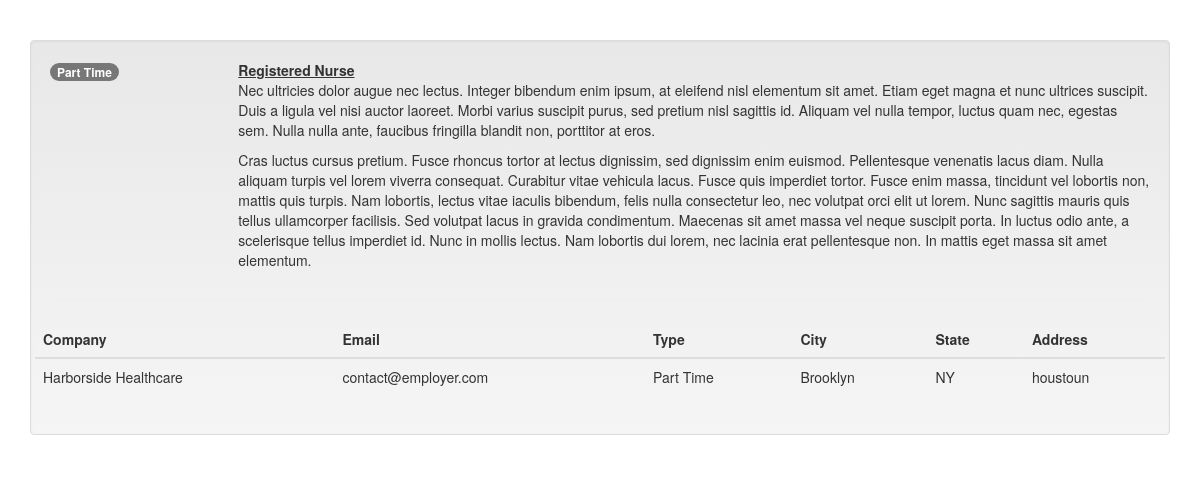
The page /files/jobs.php?pk=3 on the database its author committed.
### tables this page shows
CREATE TABLE `Types` (
  `id` int(11) NOT NULL,
  `name` varchar(100) NOT NULL,
  `color` varchar(100) NOT NULL
);

CREATE TABLE `jobs` (
  `id` int(11) NOT NULL,
  `category_id` int(11) NOT NULL,
  `user_id` int(11) NOT NULL,
  `type_id` int(11) NOT NULL,
  `company_name` varchar(100) NOT NULL,
  `title` varchar(100) NOT NULL,
  `description` text NOT NULL,
  `city` varchar(100) NOT NULL,
  `state` varchar(100) NOT NULL,
  `contact_email` varchar(100) NOT NULL,
  `created` datetime DEFAULT NULL,
  `Company_id` int(11) NOT NULL
);

CREATE TABLE `Company` (
  `id` int(11) NOT NULL,
  `companyName` varchar(50) NOT NULL,
  `address` varchar(100) NOT NULL
);

### files/jobs.php (the view)
<?php include('incs/head.php'); ?>
<body>
	<div class="container"><br><br>
		<?php
		if(isset($_GET['pk'])){
			$key = $_GET['pk'];
			$jobs = "SELECT * FROM jobs WHERE id = $key";
			$get  = mysqli_query($con, $jobs);
				while($row = mysqli_fetch_assoc($get)){
					$companyName   = $row['company_name'];
					$type_id	   = $row['type_id'];
					$title         = $row['title'];
					$description   = $row['description'];
					$city          = $row['city'];
					$state         = $row['state'];
					$contact_email = $row['contact_email'];
					$Company_id    = $row['Company_id'];
					$type = "SELECT id, name, color FROM types WHERE $type_id = id";
					$getType = mysqli_query($con, $type);
					while($row = mysqli_fetch_assoc($getType)){
						$typename = $row['name'];
						$typecolor = $row['color'];
					}
					$company = "SELECT id, address FROM company WHERE $Company_id = id";
					$getcompany = mysqli_query($con, $company);
					while($row = mysqli_fetch_assoc($getcompany)){
						$address   = $row['address'];
					}
				}
			}
		?>
		<div class="well">
			<div class="row">
				<div class="col-xs-2"><div class="badge <?php echo $typecolor; ?>"><?php echo $typename; ?></div></div>
				<div class="col-xs-10">
					<b><u><?php echo $title; ?></u></b><br>
					<?php echo $description; ?>
				</div>
			</div>
			<hr>
			<div class="row">
				<table class="table">
				    <thead>
				      <tr>
				        <th>Company</th>
				        <th>Email</th>
				        <th>Type</th>
				        <th>City</th>
				        <th>State</th>
				        <th>Address</th>
				      </tr>
				    </thead>
				    <tbody>
				      <tr>
				        <td><?php echo $companyName; ?></td>
				        <td><?php echo $contact_email; ?></td>
				        <td><?php echo $typename; ?></td>
				        <td><?php echo $city; ?></td>
				        <td><?php echo $state; ?></td>
				        <td><?php echo $address; ?></td>
				      </tr>
				    </tbody>
				  </table>
			</div>
		</div>
	</div>
</body>

### rows shown on the page
types: name "Part Time"
jobs: title "Registered Nurse", description "Nec ultricies dolor augue nec lectus. Integer bibendum enim ipsum, at eleifend nisl elementum sit amet. Etiam eget magna et nunc ultrices suscipit. Duis a ligula vel nisi auctor laoreet. Morbi varius suscipit purus, sed pretium nisl sagittis id. Aliquam vel nulla tempor, luctus quam nec, egestas sem. Nulla nulla ante, faucibus fringilla blandit non, porttitor at eros. Cras luctus cursus pretium. Fusce rhoncus tortor at lectus dignissim, sed dignissim enim euismod. Pellentesque venenatis lacus diam. Nulla aliquam turpis vel lorem viverra consequat. Curabitur vitae vehicula lacus. Fusce quis imperdiet tortor. Fusce enim massa, tincidunt vel lobortis non, mattis quis turpis. Nam lobortis,…", company_name "Harborside Healthcare", contact_email "contact@employer.com", city "Brooklyn", state "NY"
company: address "houstoun"
